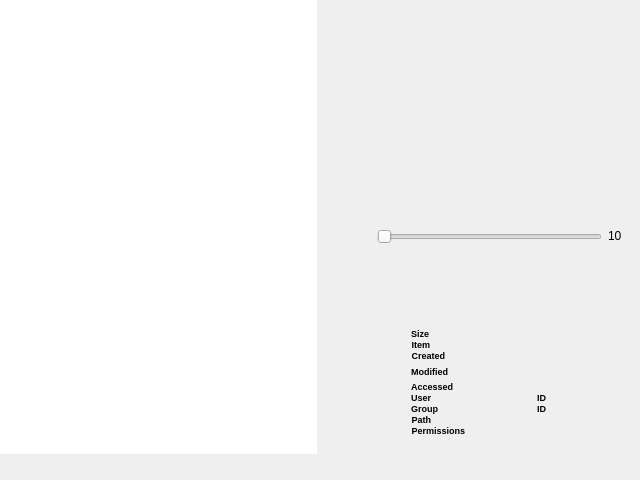
<?xml version="1.0" encoding="UTF-8"?>
<ui version="4.0">
 <class>Form</class>
 <widget class="QWidget" name="Form">
  <property name="geometry">
   <rect>
    <x>0</x>
    <y>0</y>
    <width>640</width>
    <height>480</height>
   </rect>
  </property>
  <property name="windowTitle">
   <string>Form</string>
  </property>
  <layout class="QGridLayout" name="gridLayout">
   <property name="leftMargin">
    <number>0</number>
   </property>
   <property name="topMargin">
    <number>0</number>
   </property>
   <property name="rightMargin">
    <number>0</number>
   </property>
   <property name="bottomMargin">
    <number>6</number>
   </property>
   <item row="1" column="0" colspan="2">
    <widget class="QFrame" name="frame">
     <property name="sizePolicy">
      <sizepolicy hsizetype="Preferred" vsizetype="Fixed">
       <horstretch>0</horstretch>
       <verstretch>0</verstretch>
      </sizepolicy>
     </property>
     <property name="frameShape">
      <enum>QFrame::NoFrame</enum>
     </property>
     <property name="frameShadow">
      <enum>QFrame::Plain</enum>
     </property>
     <layout class="QGridLayout" name="gridLayout_2">
      <property name="leftMargin">
       <number>0</number>
      </property>
      <property name="topMargin">
       <number>0</number>
      </property>
      <property name="rightMargin">
       <number>0</number>
      </property>
      <property name="bottomMargin">
       <number>0</number>
      </property>
      <item row="0" column="0">
       <widget class="QLabel" name="status">
        <property name="sizePolicy">
         <sizepolicy hsizetype="Preferred" vsizetype="Fixed">
          <horstretch>0</horstretch>
          <verstretch>0</verstretch>
         </sizepolicy>
        </property>
        <property name="styleSheet">
         <string notr="true">padding-left: 5px;</string>
        </property>
        <property name="text">
         <string/>
        </property>
       </widget>
      </item>
     </layout>
    </widget>
   </item>
   <item row="0" column="0">
    <widget class="QListWidget" name="list_widget">
     <property name="sizePolicy">
      <sizepolicy hsizetype="Expanding" vsizetype="Expanding">
       <horstretch>0</horstretch>
       <verstretch>0</verstretch>
      </sizepolicy>
     </property>
     <property name="cursor" stdset="0">
      <cursorShape>PointingHandCursor</cursorShape>
     </property>
     <property name="mouseTracking">
      <bool>false</bool>
     </property>
     <property name="frameShape">
      <enum>QFrame::NoFrame</enum>
     </property>
     <property name="frameShadow">
      <enum>QFrame::Plain</enum>
     </property>
     <property name="verticalScrollBarPolicy">
      <enum>Qt::ScrollBarAlwaysOff</enum>
     </property>
     <property name="horizontalScrollBarPolicy">
      <enum>Qt::ScrollBarAsNeeded</enum>
     </property>
     <property name="gridSize">
      <size>
       <width>0</width>
       <height>50</height>
      </size>
     </property>
     <property name="wordWrap">
      <bool>true</bool>
     </property>
     <property name="sortingEnabled">
      <bool>true</bool>
     </property>
    </widget>
   </item>
   <item row="0" column="1">
    <widget class="QWidget" name="widget_info" native="true">
     <layout class="QGridLayout" name="gridLayout_9">
      <item row="2" column="0">
       <widget class="QFrame" name="frame_3">
        <property name="sizePolicy">
         <sizepolicy hsizetype="Preferred" vsizetype="Fixed">
          <horstretch>0</horstretch>
          <verstretch>0</verstretch>
         </sizepolicy>
        </property>
        <property name="font">
         <font>
          <pointsize>7</pointsize>
         </font>
        </property>
        <property name="frameShape">
         <enum>QFrame::NoFrame</enum>
        </property>
        <property name="frameShadow">
         <enum>QFrame::Plain</enum>
        </property>
        <layout class="QGridLayout" name="gridLayout_8">
         <property name="topMargin">
          <number>37</number>
         </property>
         <property name="spacing">
          <number>0</number>
         </property>
         <item row="2" column="3" colspan="2">
          <widget class="QLabel" name="lcreated">
           <property name="font">
            <font>
             <pointsize>7</pointsize>
            </font>
           </property>
           <property name="text">
            <string/>
           </property>
           <property name="wordWrap">
            <bool>true</bool>
           </property>
          </widget>
         </item>
         <item row="2" column="1">
          <widget class="QLabel" name="label_11">
           <property name="sizePolicy">
            <sizepolicy hsizetype="Fixed" vsizetype="Preferred">
             <horstretch>0</horstretch>
             <verstretch>0</verstretch>
            </sizepolicy>
           </property>
           <property name="font">
            <font>
             <pointsize>7</pointsize>
             <weight>75</weight>
             <bold>true</bold>
            </font>
           </property>
           <property name="text">
            <string>Created</string>
           </property>
           <property name="alignment">
            <set>Qt::AlignRight|Qt::AlignTrailing|Qt::AlignVCenter</set>
           </property>
          </widget>
         </item>
         <item row="6" column="2">
          <widget class="QLabel" name="lgroup">
           <property name="font">
            <font>
             <pointsize>7</pointsize>
            </font>
           </property>
           <property name="text">
            <string/>
           </property>
           <property name="wordWrap">
            <bool>true</bool>
           </property>
          </widget>
         </item>
         <item row="0" column="3" colspan="2">
          <widget class="QLabel" name="lsize">
           <property name="font">
            <font>
             <pointsize>7</pointsize>
            </font>
           </property>
           <property name="text">
            <string/>
           </property>
           <property name="wordWrap">
            <bool>true</bool>
           </property>
          </widget>
         </item>
         <item row="3" column="1">
          <widget class="QLabel" name="label_4">
           <property name="sizePolicy">
            <sizepolicy hsizetype="Fixed" vsizetype="Preferred">
             <horstretch>0</horstretch>
             <verstretch>0</verstretch>
            </sizepolicy>
           </property>
           <property name="font">
            <font>
             <pointsize>7</pointsize>
             <weight>75</weight>
             <bold>true</bold>
            </font>
           </property>
           <property name="text">
            <string>Modified</string>
           </property>
           <property name="alignment">
            <set>Qt::AlignRight|Qt::AlignTrailing|Qt::AlignVCenter</set>
           </property>
          </widget>
         </item>
         <item row="5" column="2">
          <widget class="QLabel" name="luser">
           <property name="font">
            <font>
             <pointsize>7</pointsize>
            </font>
           </property>
           <property name="text">
            <string/>
           </property>
           <property name="wordWrap">
            <bool>true</bool>
           </property>
          </widget>
         </item>
         <item row="6" column="3">
          <widget class="QLabel" name="label_10">
           <property name="sizePolicy">
            <sizepolicy hsizetype="Fixed" vsizetype="Preferred">
             <horstretch>0</horstretch>
             <verstretch>0</verstretch>
            </sizepolicy>
           </property>
           <property name="font">
            <font>
             <pointsize>7</pointsize>
             <weight>75</weight>
             <bold>true</bold>
            </font>
           </property>
           <property name="text">
            <string>ID  </string>
           </property>
          </widget>
         </item>
         <item row="1" column="1">
          <widget class="QLabel" name="label_3">
           <property name="sizePolicy">
            <sizepolicy hsizetype="Fixed" vsizetype="Preferred">
             <horstretch>0</horstretch>
             <verstretch>0</verstretch>
            </sizepolicy>
           </property>
           <property name="font">
            <font>
             <pointsize>7</pointsize>
             <weight>75</weight>
             <bold>true</bold>
            </font>
           </property>
           <property name="text">
            <string>Item</string>
           </property>
           <property name="alignment">
            <set>Qt::AlignRight|Qt::AlignTrailing|Qt::AlignVCenter</set>
           </property>
          </widget>
         </item>
         <item row="8" column="1">
          <widget class="QLabel" name="label_5">
           <property name="sizePolicy">
            <sizepolicy hsizetype="Fixed" vsizetype="Preferred">
             <horstretch>0</horstretch>
             <verstretch>0</verstretch>
            </sizepolicy>
           </property>
           <property name="font">
            <font>
             <pointsize>7</pointsize>
             <weight>75</weight>
             <bold>true</bold>
            </font>
           </property>
           <property name="text">
            <string>Path</string>
           </property>
           <property name="alignment">
            <set>Qt::AlignRight|Qt::AlignTrailing|Qt::AlignVCenter</set>
           </property>
          </widget>
         </item>
         <item row="5" column="4">
          <widget class="QLabel" name="luid">
           <property name="font">
            <font>
             <pointsize>7</pointsize>
            </font>
           </property>
           <property name="text">
            <string/>
           </property>
          </widget>
         </item>
         <item row="6" column="4">
          <widget class="QLabel" name="lgid">
           <property name="font">
            <font>
             <pointsize>7</pointsize>
            </font>
           </property>
           <property name="text">
            <string/>
           </property>
          </widget>
         </item>
         <item row="8" column="2" colspan="3">
          <widget class="QLabel" name="lpath">
           <property name="font">
            <font>
             <pointsize>7</pointsize>
            </font>
           </property>
           <property name="text">
            <string/>
           </property>
           <property name="wordWrap">
            <bool>true</bool>
           </property>
          </widget>
         </item>
         <item row="5" column="1">
          <widget class="QLabel" name="label_7">
           <property name="sizePolicy">
            <sizepolicy hsizetype="Fixed" vsizetype="Preferred">
             <horstretch>0</horstretch>
             <verstretch>0</verstretch>
            </sizepolicy>
           </property>
           <property name="font">
            <font>
             <pointsize>7</pointsize>
             <weight>75</weight>
             <bold>true</bold>
            </font>
           </property>
           <property name="text">
            <string>User</string>
           </property>
           <property name="alignment">
            <set>Qt::AlignRight|Qt::AlignTrailing|Qt::AlignVCenter</set>
           </property>
          </widget>
         </item>
         <item row="1" column="3" colspan="2">
          <widget class="QLabel" name="litems">
           <property name="font">
            <font>
             <pointsize>7</pointsize>
            </font>
           </property>
           <property name="text">
            <string/>
           </property>
           <property name="wordWrap">
            <bool>true</bool>
           </property>
          </widget>
         </item>
         <item row="3" column="3" colspan="2">
          <widget class="QLabel" name="lmodified">
           <property name="font">
            <font>
             <pointsize>7</pointsize>
            </font>
           </property>
           <property name="text">
            <string/>
           </property>
           <property name="wordWrap">
            <bool>true</bool>
           </property>
          </widget>
         </item>
         <item row="4" column="1">
          <widget class="QLabel" name="label_6">
           <property name="sizePolicy">
            <sizepolicy hsizetype="Fixed" vsizetype="Preferred">
             <horstretch>0</horstretch>
             <verstretch>0</verstretch>
            </sizepolicy>
           </property>
           <property name="font">
            <font>
             <pointsize>7</pointsize>
             <weight>75</weight>
             <bold>true</bold>
            </font>
           </property>
           <property name="text">
            <string>Accessed</string>
           </property>
           <property name="alignment">
            <set>Qt::AlignRight|Qt::AlignTrailing|Qt::AlignVCenter</set>
           </property>
          </widget>
         </item>
         <item row="0" column="1">
          <widget class="QLabel" name="label_2">
           <property name="sizePolicy">
            <sizepolicy hsizetype="Fixed" vsizetype="Preferred">
             <horstretch>0</horstretch>
             <verstretch>0</verstretch>
            </sizepolicy>
           </property>
           <property name="font">
            <font>
             <pointsize>7</pointsize>
             <weight>75</weight>
             <bold>true</bold>
            </font>
           </property>
           <property name="text">
            <string>Size</string>
           </property>
           <property name="alignment">
            <set>Qt::AlignRight|Qt::AlignTrailing|Qt::AlignVCenter</set>
           </property>
          </widget>
         </item>
         <item row="5" column="3">
          <widget class="QLabel" name="label_9">
           <property name="sizePolicy">
            <sizepolicy hsizetype="Fixed" vsizetype="Preferred">
             <horstretch>0</horstretch>
             <verstretch>0</verstretch>
            </sizepolicy>
           </property>
           <property name="font">
            <font>
             <pointsize>7</pointsize>
             <weight>75</weight>
             <bold>true</bold>
            </font>
           </property>
           <property name="text">
            <string>ID  </string>
           </property>
          </widget>
         </item>
         <item row="3" column="0">
          <spacer name="horizontalSpacer">
           <property name="orientation">
            <enum>Qt::Horizontal</enum>
           </property>
           <property name="sizeType">
            <enum>QSizePolicy::Fixed</enum>
           </property>
           <property name="sizeHint" stdset="0">
            <size>
             <width>70</width>
             <height>20</height>
            </size>
           </property>
          </spacer>
         </item>
         <item row="6" column="1">
          <widget class="QLabel" name="label_8">
           <property name="sizePolicy">
            <sizepolicy hsizetype="Fixed" vsizetype="Preferred">
             <horstretch>0</horstretch>
             <verstretch>0</verstretch>
            </sizepolicy>
           </property>
           <property name="font">
            <font>
             <pointsize>7</pointsize>
             <weight>75</weight>
             <bold>true</bold>
            </font>
           </property>
           <property name="text">
            <string>Group</string>
           </property>
           <property name="alignment">
            <set>Qt::AlignRight|Qt::AlignTrailing|Qt::AlignVCenter</set>
           </property>
          </widget>
         </item>
         <item row="9" column="1">
          <widget class="QLabel" name="label_12">
           <property name="sizePolicy">
            <sizepolicy hsizetype="Fixed" vsizetype="Preferred">
             <horstretch>0</horstretch>
             <verstretch>0</verstretch>
            </sizepolicy>
           </property>
           <property name="font">
            <font>
             <pointsize>7</pointsize>
             <weight>75</weight>
             <bold>true</bold>
            </font>
           </property>
           <property name="text">
            <string>Permissions</string>
           </property>
           <property name="alignment">
            <set>Qt::AlignRight|Qt::AlignTrailing|Qt::AlignVCenter</set>
           </property>
          </widget>
         </item>
         <item row="9" column="2" colspan="3">
          <widget class="QLabel" name="lpermissions">
           <property name="font">
            <font>
             <pointsize>7</pointsize>
            </font>
           </property>
           <property name="text">
            <string/>
           </property>
          </widget>
         </item>
         <item row="4" column="3" colspan="2">
          <widget class="QLabel" name="laccessed">
           <property name="font">
            <font>
             <pointsize>7</pointsize>
            </font>
           </property>
           <property name="text">
            <string/>
           </property>
           <property name="wordWrap">
            <bool>true</bool>
           </property>
          </widget>
         </item>
        </layout>
       </widget>
      </item>
      <item row="0" column="0">
       <widget class="QFrame" name="frame_2">
        <property name="sizePolicy">
         <sizepolicy hsizetype="Expanding" vsizetype="Preferred">
          <horstretch>0</horstretch>
          <verstretch>0</verstretch>
         </sizepolicy>
        </property>
        <property name="frameShape">
         <enum>QFrame::NoFrame</enum>
        </property>
        <property name="frameShadow">
         <enum>QFrame::Plain</enum>
        </property>
        <layout class="QGridLayout" name="gridLayout_6">
         <item row="1" column="2">
          <widget class="QSlider" name="slide_video">
           <property name="maximum">
            <number>99</number>
           </property>
           <property name="orientation">
            <enum>Qt::Horizontal</enum>
           </property>
           <property name="invertedAppearance">
            <bool>false</bool>
           </property>
           <property name="invertedControls">
            <bool>false</bool>
           </property>
           <property name="tickPosition">
            <enum>QSlider::NoTicks</enum>
           </property>
           <property name="tickInterval">
            <number>0</number>
           </property>
          </widget>
         </item>
         <item row="1" column="1">
          <widget class="QToolButton" name="btn_video">
           <property name="text">
            <string/>
           </property>
           <property name="autoRaise">
            <bool>true</bool>
           </property>
           <property name="arrowType">
            <enum>Qt::NoArrow</enum>
           </property>
          </widget>
         </item>
         <item row="1" column="3">
          <widget class="QLabel" name="label_slide_value">
           <property name="sizePolicy">
            <sizepolicy hsizetype="Fixed" vsizetype="Fixed">
             <horstretch>0</horstretch>
             <verstretch>0</verstretch>
            </sizepolicy>
           </property>
           <property name="text">
            <string>10</string>
           </property>
          </widget>
         </item>
         <item row="0" column="0" colspan="4">
          <widget class="QLabel" name="image">
           <property name="text">
            <string/>
           </property>
           <property name="alignment">
            <set>Qt::AlignCenter</set>
           </property>
          </widget>
         </item>
        </layout>
       </widget>
      </item>
      <item row="1" column="0">
       <widget class="QLabel" name="title">
        <property name="sizePolicy">
         <sizepolicy hsizetype="Preferred" vsizetype="Fixed">
          <horstretch>0</horstretch>
          <verstretch>0</verstretch>
         </sizepolicy>
        </property>
        <property name="font">
         <font>
          <pointsize>14</pointsize>
         </font>
        </property>
        <property name="text">
         <string/>
        </property>
        <property name="alignment">
         <set>Qt::AlignCenter</set>
        </property>
        <property name="wordWrap">
         <bool>true</bool>
        </property>
       </widget>
      </item>
     </layout>
    </widget>
   </item>
  </layout>
 </widget>
 <resources/>
 <connections/>
</ui>
